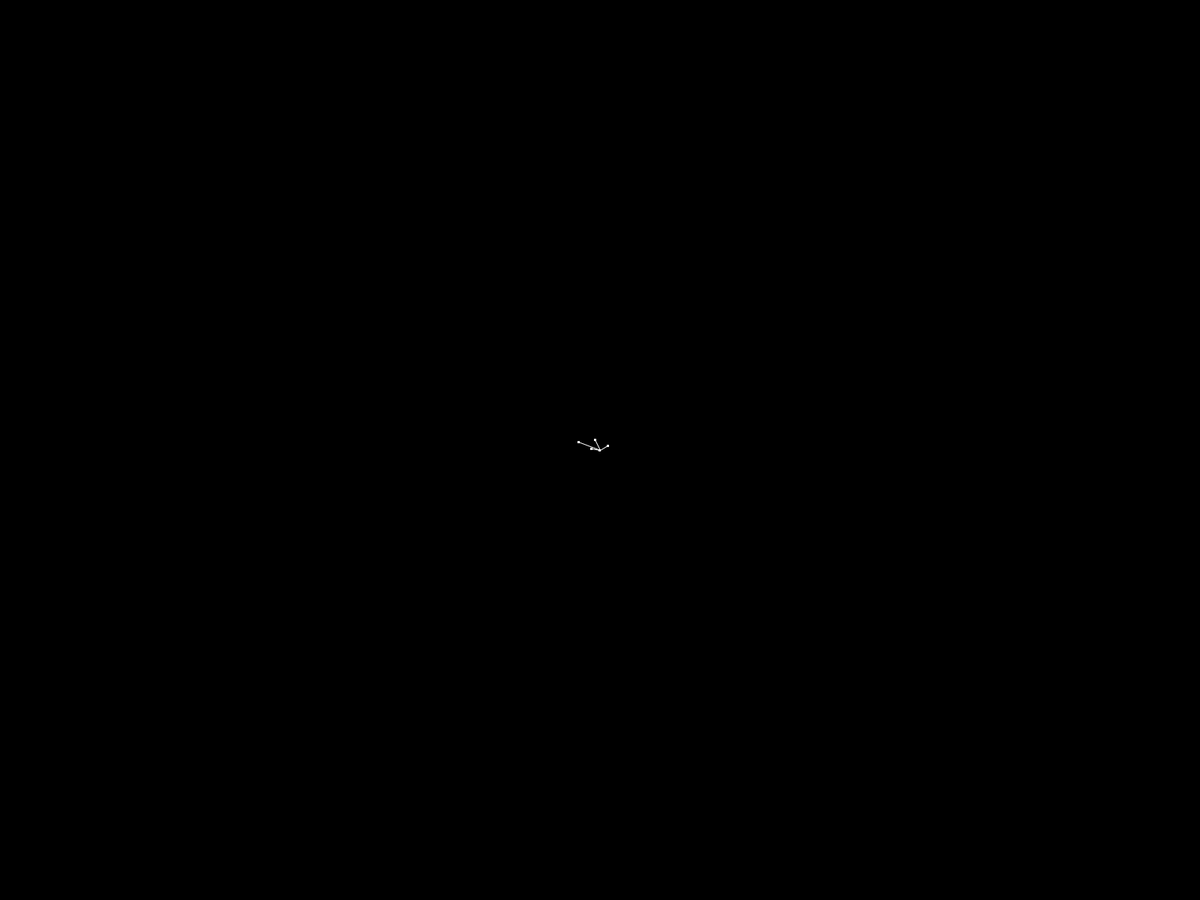
Frame 1 (no input)
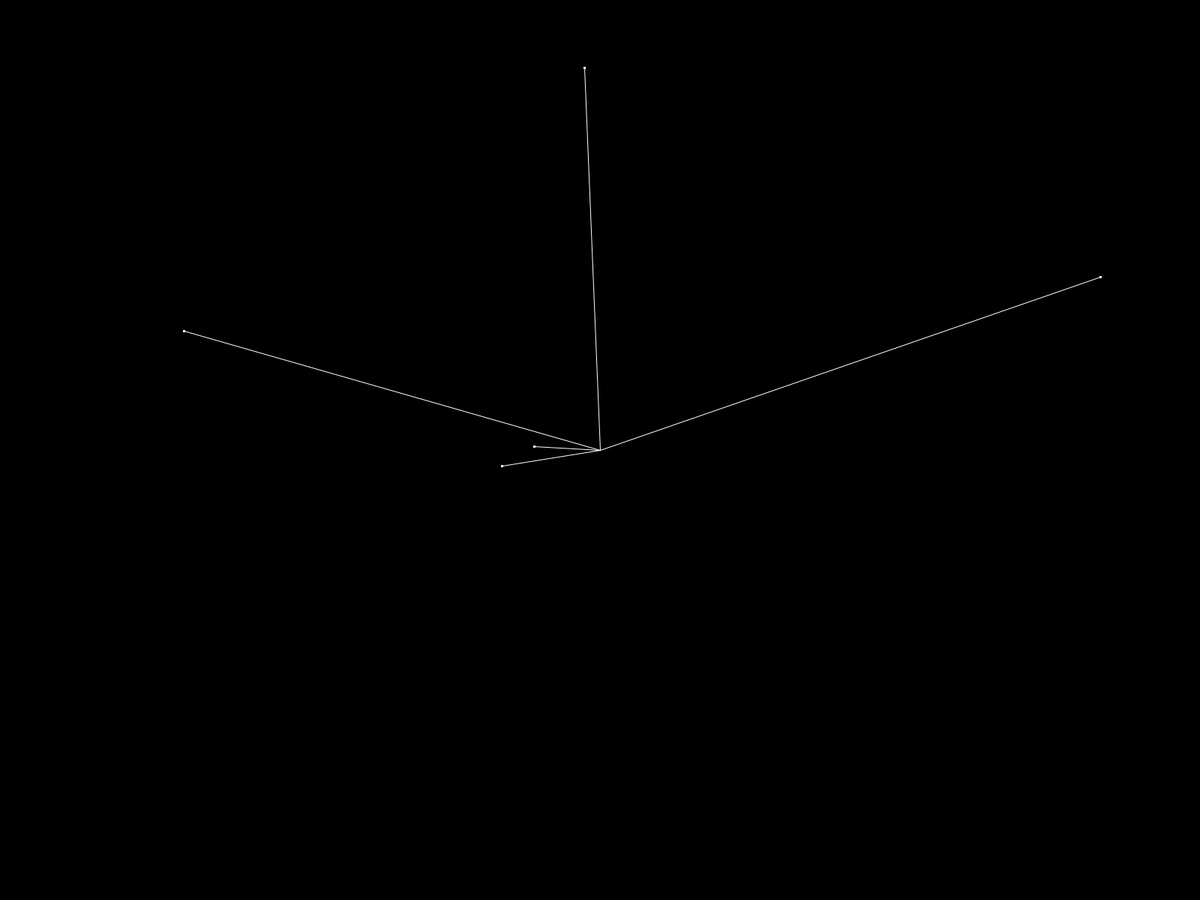
Frame 60 (the mouse pressed at the canvas centre just before this capture)
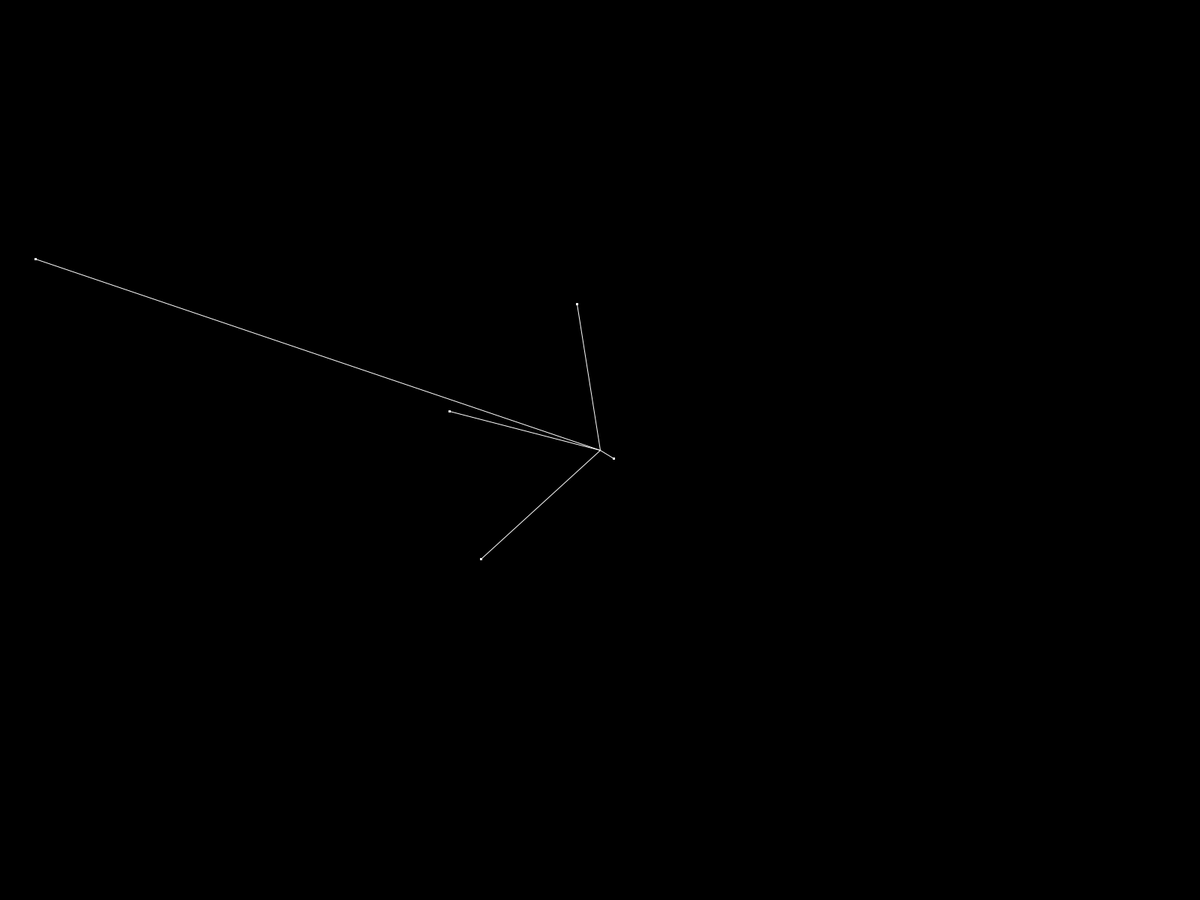
Frame 120 (the mouse held since frame 60 and released just before this capture)

The Processing sketch that drew these frames (run headless with seeded random() and noise(); from frame 60 on, the mouse is pressed at the canvas centre):

// Processing sketch: exercise3_8
// ── exercise3_8.pde
ArrayList<Oscillator> oscillators;

void setup() {
  fullScreen();
  frameRate(60);
  
  oscillators = new ArrayList<Oscillator>();
  
  for(int index = 0; index < 5; index++) {
    Oscillator oscillator = new Oscillator();
    oscillators.add(oscillator);
  }
  background(0);
}

void draw() {
  background(0);
  for(int index = 0; index < oscillators.size(); index++) {
    oscillators.get(index).oscillate();
    oscillators.get(index).accelerate();
    oscillators.get(index).stepPosition();
    oscillators.get(index).sketch();
  }
}
// ── Mover.pde
class Mover {
  final float MASS_UNIT = 1; //unit for measurement
  PVector size,
  position,
  velocity,
  acceleration;
  color strokeColor;
  float maxAcceleration,
  maxVelocity,
  mass;
  
  Mover(PVector size, PVector position, PVector velocity, PVector acceleration, color strokeColor, float maxAcceleration, float maxVelocity) {
    this.size = size;
    this.position = position;
    this.velocity = velocity;
    this.acceleration = acceleration;
    this.strokeColor = strokeColor;
    this.maxAcceleration = maxAcceleration;
    this.maxVelocity = maxVelocity;
    this.mass = this.MASS_UNIT * this.size.x * this.size.y;
  }
  
  Mover() {
    this.size = new PVector(0, 0);
    this.position = new PVector(0, 0);
    this.velocity = new PVector(0, 0);
    this.acceleration = new PVector(0, 0);
    this.strokeColor = color(0, 0, 0, 1);
    this.maxAcceleration = 0;
    this.maxVelocity = 0;
    this.mass = 0;
  }
  
  void setMass() {
    if(this.mass == 0)
      this.mass = (this.size == null ? 1 : (this.MASS_UNIT * this.size.x * this.size.y));
  }
  
  void applyForce(PVector force) {
    PVector forceCopy = force.get();
    
    this.setMass();
      
    forceCopy.div(this.mass); //f = ma, so a = f / m
    this.acceleration.add(forceCopy);
  }
  
  void maxVelocity() {
    if(Math.abs(this.velocity.x) > maxVelocity)
      this.velocity.x = (this.velocity.x / Math.abs(this.velocity.x)) * maxVelocity;
    if(Math.abs(this.velocity.y) > maxVelocity)
      this.velocity.y = (this.velocity.y / Math.abs(this.velocity.y)) * maxVelocity;
  }
  
  void limitAcceleration() {
    if(Math.abs(this.acceleration.x) > this.maxAcceleration)
      this.acceleration.x = (this.acceleration.x / Math.abs(this.acceleration.x)) * this.maxAcceleration;
    if(Math.abs(this.acceleration.y) > this.maxAcceleration)
      this.acceleration.y = (this.acceleration.y / Math.abs(this.acceleration.y)) * this.maxAcceleration;
  }
  
  void checkBounds(float x1, float y1, float x2, float y2) {    
    if(this.position.x < x1) {
      this.position.x = x1;
      this.velocity.x *= -1;
    }else if(this.position.x + this.size.x > x2) {
      this.position.x = x2 - this.size.x;
      this.velocity.x *= -1;
    }
    if(this.position.y < y1) {
      this.position.y = y1;
      this.velocity.y *= -1;
    }else if(this.position.y + this.size.y > y2) {
      this.position.y = y2 - this.size.y;
      this.velocity.y *= -1;
    }
  }
  
  void checkBoundsSwap(float x1, float y1, float x2, float y2) {    
    if(this.position.x < x1) {
      this.position.x = x2 - this.size.x;
    }else if(this.position.x + this.size.x > x2) {
      this.position.x = x1;
    }
    if(this.position.y < y1) {
      this.position.y = y2 - this.size.y;
    }else if(this.position.y + this.size.y > y2) {
      this.position.y = y1;
    }
  }
  
  void checkBounds(PVector lower, PVector upper) {
    this.checkBounds(lower.x, lower.y, upper.x, upper.y);
  }
  
  void stepVelocity() {
    this.velocity.add(this.acceleration);
  }
  
  void setVelocity(PVector velocity) {
    this.velocity.set(velocity);
  }
  
  void stepPosition() {
    this.position.add(this.velocity);
  }
  
  void stepAll() {
    this.stepVelocity();
    this.maxVelocity();
    this.limitAcceleration();
    this.stepPosition();
    this.acceleration.mult(0);
  }
  
  void sketch() {
    noFill();
    stroke(this.strokeColor);
    this.stepAll();
    rect(this.position.x, this.position.y, this.size.x, this.size.y);
  }
}
// ── Oscillator.pde
class Oscillator {
  PVector angle,
  velocity,
  acceleration,
  amplitude,
  position;
  
  Oscillator() {
    this.angle = new PVector(0, 0);
    this.velocity = new PVector(random(-.05, .05), random(-.05, .05));
    this.acceleration = new PVector(random(-.00025, .00025), random(-.00025, .00025));
    this.amplitude = new PVector(map(random(1), 0, 1, width * .05, width * .5), map(random(1), 0, 1, height * .05, height * .5));
    this.position = new PVector(0, 0);
  }
  
  void oscillate() {
    this.angle.add(velocity);
  }
  
  void accelerate() {
    this.velocity.add(acceleration);
  }
  
  void stepPosition() {
    this.position.set(this.amplitude.x * sin(this.angle.x), this.amplitude.y * sin(this.angle.y));
  }
  
  void sketch() {
    noFill();
    stroke(255, 255, 255, 255);
    
    pushMatrix();
    translate(width / 2, height / 2);
    line(0, 0, this.position.x, this.position.y);
    rectMode(CENTER);
    rect(this.position.x, this.position.y, 2, 2);
    popMatrix();
  }
}
